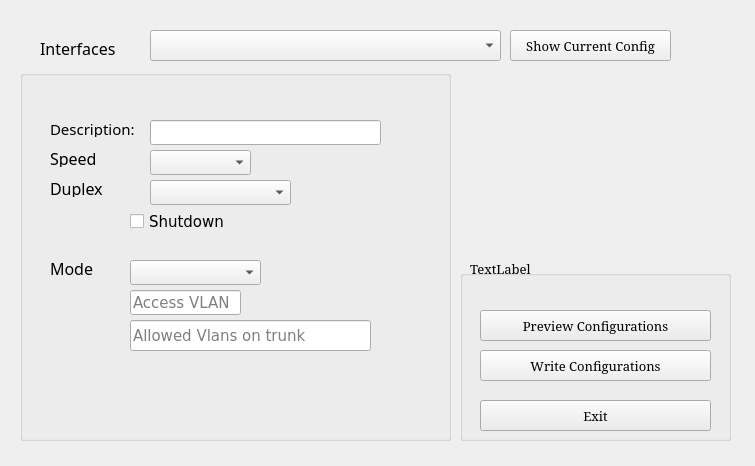
<?xml version="1.0" encoding="UTF-8"?>
<ui version="4.0">
 <class>Form</class>
 <widget class="QWidget" name="Form">
  <property name="geometry">
   <rect>
    <x>0</x>
    <y>0</y>
    <width>755</width>
    <height>466</height>
   </rect>
  </property>
  <property name="font">
   <font>
    <family>Serif</family>
    <pointsize>10</pointsize>
   </font>
  </property>
  <property name="windowTitle">
   <string>Configure Interface</string>
  </property>
  <widget class="QComboBox" name="cmb_interfaces">
   <property name="geometry">
    <rect>
     <x>150</x>
     <y>30</y>
     <width>351</width>
     <height>31</height>
    </rect>
   </property>
  </widget>
  <widget class="QLabel" name="label">
   <property name="geometry">
    <rect>
     <x>40</x>
     <y>40</y>
     <width>91</width>
     <height>17</height>
    </rect>
   </property>
   <property name="font">
    <font>
     <family>Sans Serif</family>
     <pointsize>12</pointsize>
    </font>
   </property>
   <property name="text">
    <string>Interfaces</string>
   </property>
  </widget>
  <widget class="QPushButton" name="btn_current_config">
   <property name="geometry">
    <rect>
     <x>510</x>
     <y>30</y>
     <width>161</width>
     <height>31</height>
    </rect>
   </property>
   <property name="text">
    <string>Show Current Config</string>
   </property>
  </widget>
  <widget class="QComboBox" name="cmb_speed">
   <property name="geometry">
    <rect>
     <x>150</x>
     <y>150</y>
     <width>101</width>
     <height>25</height>
    </rect>
   </property>
   <property name="toolTip">
    <string>Interface Speed</string>
   </property>
   <property name="currentText">
    <string extracomment="Speed"/>
   </property>
  </widget>
  <widget class="QLabel" name="label_2">
   <property name="geometry">
    <rect>
     <x>50</x>
     <y>150</y>
     <width>51</width>
     <height>17</height>
    </rect>
   </property>
   <property name="font">
    <font>
     <family>OpenSymbol</family>
     <pointsize>12</pointsize>
    </font>
   </property>
   <property name="text">
    <string>Speed</string>
   </property>
  </widget>
  <widget class="QLineEdit" name="edit_desc">
   <property name="geometry">
    <rect>
     <x>150</x>
     <y>120</y>
     <width>231</width>
     <height>25</height>
    </rect>
   </property>
  </widget>
  <widget class="QLabel" name="label_3">
   <property name="geometry">
    <rect>
     <x>50</x>
     <y>120</y>
     <width>91</width>
     <height>17</height>
    </rect>
   </property>
   <property name="font">
    <font>
     <family>Sans Serif</family>
     <pointsize>11</pointsize>
    </font>
   </property>
   <property name="text">
    <string>Description:</string>
   </property>
  </widget>
  <widget class="QComboBox" name="cmb_duplex">
   <property name="geometry">
    <rect>
     <x>150</x>
     <y>180</y>
     <width>141</width>
     <height>25</height>
    </rect>
   </property>
   <property name="toolTip">
    <string>Interface Speed</string>
   </property>
   <property name="currentText">
    <string extracomment="Speed"/>
   </property>
  </widget>
  <widget class="QLabel" name="label_4">
   <property name="geometry">
    <rect>
     <x>50</x>
     <y>180</y>
     <width>71</width>
     <height>17</height>
    </rect>
   </property>
   <property name="font">
    <font>
     <family>OpenSymbol</family>
     <pointsize>12</pointsize>
    </font>
   </property>
   <property name="text">
    <string>Duplex</string>
   </property>
  </widget>
  <widget class="QCheckBox" name="check_shutdown">
   <property name="geometry">
    <rect>
     <x>130</x>
     <y>210</y>
     <width>101</width>
     <height>23</height>
    </rect>
   </property>
   <property name="font">
    <font>
     <family>Verdana</family>
     <pointsize>11</pointsize>
    </font>
   </property>
   <property name="text">
    <string>Shutdown</string>
   </property>
  </widget>
  <widget class="QGroupBox" name="groupBox">
   <property name="enabled">
    <bool>true</bool>
   </property>
   <property name="geometry">
    <rect>
     <x>20</x>
     <y>70</y>
     <width>431</width>
     <height>371</height>
    </rect>
   </property>
   <property name="font">
    <font>
     <family>Times New Roman</family>
     <pointsize>12</pointsize>
    </font>
   </property>
   <property name="title">
    <string/>
   </property>
   <widget class="QLabel" name="label_5">
    <property name="geometry">
     <rect>
      <x>30</x>
      <y>190</y>
      <width>51</width>
      <height>17</height>
     </rect>
    </property>
    <property name="font">
     <font>
      <family>OpenSymbol</family>
      <pointsize>12</pointsize>
     </font>
    </property>
    <property name="text">
     <string>Mode</string>
    </property>
   </widget>
   <widget class="QLineEdit" name="edit_trunk_vlans">
    <property name="geometry">
     <rect>
      <x>110</x>
      <y>250</y>
      <width>241</width>
      <height>31</height>
     </rect>
    </property>
    <property name="font">
     <font>
      <family>Verdana</family>
      <pointsize>11</pointsize>
     </font>
    </property>
    <property name="toolTip">
     <string>Comma separated list of Vlans. Use - for range</string>
    </property>
    <property name="placeholderText">
     <string>Allowed Vlans on trunk</string>
    </property>
   </widget>
   <widget class="QLineEdit" name="edit_access_vlan">
    <property name="geometry">
     <rect>
      <x>110</x>
      <y>220</y>
      <width>111</width>
      <height>25</height>
     </rect>
    </property>
    <property name="font">
     <font>
      <family>Verdana</family>
      <pointsize>11</pointsize>
     </font>
    </property>
    <property name="placeholderText">
     <string>Access VLAN</string>
    </property>
   </widget>
   <widget class="QComboBox" name="cmb_mode">
    <property name="geometry">
     <rect>
      <x>110</x>
      <y>190</y>
      <width>131</width>
      <height>25</height>
     </rect>
    </property>
   </widget>
  </widget>
  <widget class="QPushButton" name="btn_build_config">
   <property name="geometry">
    <rect>
     <x>480</x>
     <y>310</y>
     <width>231</width>
     <height>31</height>
    </rect>
   </property>
   <property name="font">
    <font>
     <family>Serif</family>
     <pointsize>10</pointsize>
    </font>
   </property>
   <property name="statusTip">
    <string>View config, nothing is saved yet!</string>
   </property>
   <property name="text">
    <string>Preview Configurations</string>
   </property>
  </widget>
  <widget class="QPushButton" name="btn_close">
   <property name="geometry">
    <rect>
     <x>480</x>
     <y>400</y>
     <width>231</width>
     <height>31</height>
    </rect>
   </property>
   <property name="font">
    <font>
     <family>Serif</family>
     <pointsize>10</pointsize>
    </font>
   </property>
   <property name="statusTip">
    <string>View config, nothing is saved yet!</string>
   </property>
   <property name="text">
    <string>Exit</string>
   </property>
  </widget>
  <widget class="QLabel" name="lbl_config_status">
   <property name="geometry">
    <rect>
     <x>470</x>
     <y>260</y>
     <width>221</width>
     <height>17</height>
    </rect>
   </property>
   <property name="text">
    <string>TextLabel</string>
   </property>
  </widget>
  <widget class="QGroupBox" name="groupBox_3">
   <property name="geometry">
    <rect>
     <x>460</x>
     <y>270</y>
     <width>271</width>
     <height>171</height>
    </rect>
   </property>
   <property name="title">
    <string/>
   </property>
  </widget>
  <widget class="QPushButton" name="btn_write_config">
   <property name="geometry">
    <rect>
     <x>480</x>
     <y>350</y>
     <width>231</width>
     <height>31</height>
    </rect>
   </property>
   <property name="font">
    <font>
     <family>Serif</family>
     <pointsize>10</pointsize>
    </font>
   </property>
   <property name="statusTip">
    <string>View config, nothing is saved yet!</string>
   </property>
   <property name="text">
    <string>Write Configurations</string>
   </property>
  </widget>
  <zorder>groupBox</zorder>
  <zorder>cmb_interfaces</zorder>
  <zorder>label</zorder>
  <zorder>btn_current_config</zorder>
  <zorder>cmb_speed</zorder>
  <zorder>label_2</zorder>
  <zorder>edit_desc</zorder>
  <zorder>label_3</zorder>
  <zorder>cmb_duplex</zorder>
  <zorder>label_4</zorder>
  <zorder>check_shutdown</zorder>
  <zorder>btn_build_config</zorder>
  <zorder>btn_close</zorder>
  <zorder>lbl_config_status</zorder>
  <zorder>groupBox_3</zorder>
  <zorder>btn_write_config</zorder>
 </widget>
 <resources/>
 <connections/>
</ui>
